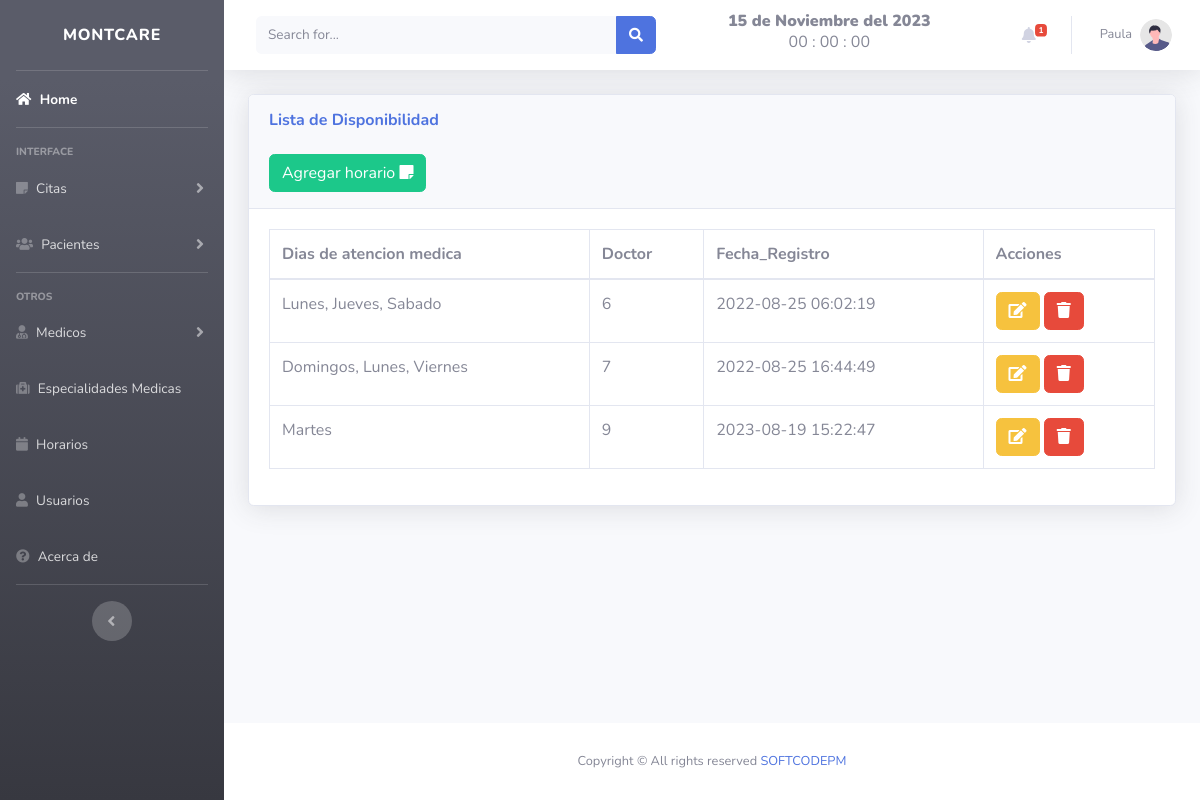
The page /citas-medicas/views/horarios.php (signed in) on the database its author committed.
### tables this page shows
CREATE TABLE `horario` (
  `id` int(11) NOT NULL,
  `dias` varchar(50) NOT NULL,
  `id_doctor` int(11) NOT NULL,
  `fecha` timestamp NOT NULL DEFAULT current_timestamp()
);

### citas-medicas/views/horarios.php (the view, shortened to what this page needs)
<!DOCTYPE html>
<html lang="en">
<head>
</head>
<?php include "../includes/header.php"; ?>
<body id="page-top">
    <div class="container-fluid">
        <div class="card shadow mb-4">
            <div class="card-header py-3">
                <h6 class="m-0 font-weight-bold text-primary">Lista de Disponibilidad</h6>
                <br>
                <button type="button" class="btn btn-success" data-toggle="modal" data-target="#horario">
                    <span class="glyphicon glyphicon-plus"></span> Agregar horario <i class="fa fa-sticky-note" aria-hidden="true"></i> </a></button>
            </div>
            <div class="card-body">
                <div class="table-responsive">
                    <table class="table table-bordered" id="dataTable" width="100%" cellspacing="0">
                        <thead>
                            <tr>
                                <th>Dias de atencion medica</th>
                                <th>Doctor</th>
                                <th>Fecha_Registro</th>
                                <th>Acciones</th>
                            </tr>
                        </thead>
                        <?php
                        include "../includes/db.php";
                        $result = mysqli_query($conexion, "SELECT * FROM horario ");
                        while ($fila = mysqli_fetch_assoc($result)) :
                        ?>
                            <tr>
                                <td><?php echo $fila['dias']; ?></td>
                                <td><?php echo $fila['id_doctor']; ?></td>
                                <td><?php echo $fila['fecha']; ?></td>
                                <td>
                                    <a class="btn btn-warning" href="../includes/editar_horario.php?id=<?php echo $fila['id'] ?> ">
                                        <i class="fa fa-edit "></i> </a>
                                    <a href="../includes/eliminar_horario.php?id=<?php echo $fila['id'] ?> " class="btn btn-danger btn-del">
                                        <i class="fa fa-trash "></i></a></button>
                                </td>
                            </tr>
                        <?php endwhile; ?>
                    </table>
                </div>
            </div>
        </div>
    </div>
    <?php include "../includes/footer.php"; ?>
</body>
</html>

### rows shown on the page
horario: dias "Lunes, Jueves, Sabado", id_doctor "6", fecha "2022-08-25 06:02:19"
horario: dias "Domingos, Lunes, Viernes", id_doctor "7", fecha "2022-08-25 16:44:49"
horario: dias "Martes", id_doctor "9", fecha "2023-08-19 15:22:47"

### other values the page prints
fecha() "15 de Noviembre del 2023"
$_SESSION['nombre'] "Paula"
